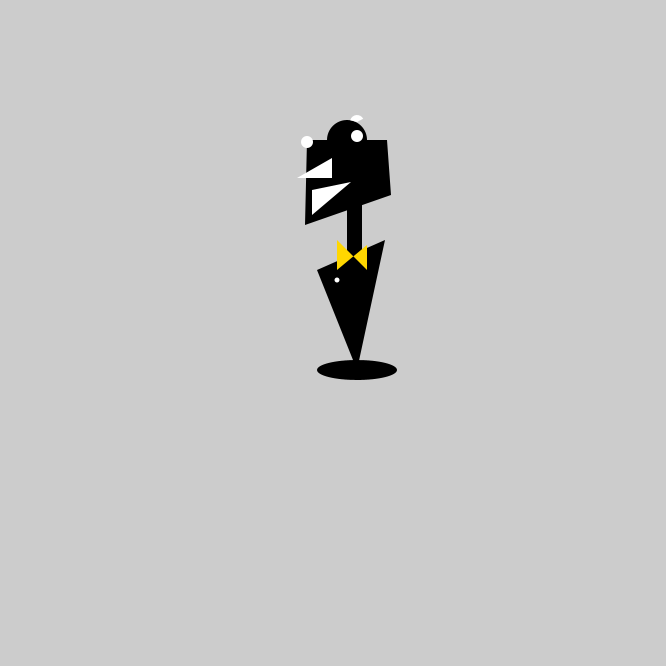
Frame 1 (no input)
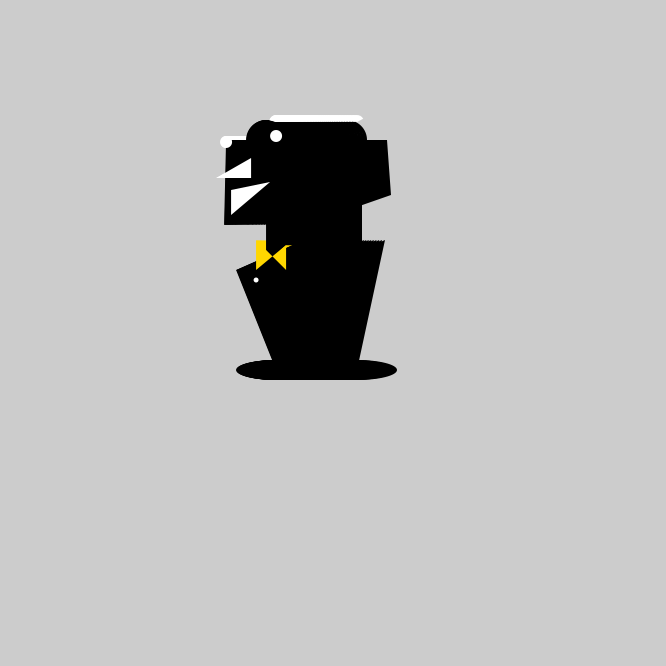
Frame 60 (the mouse pressed at the canvas centre just before this capture)
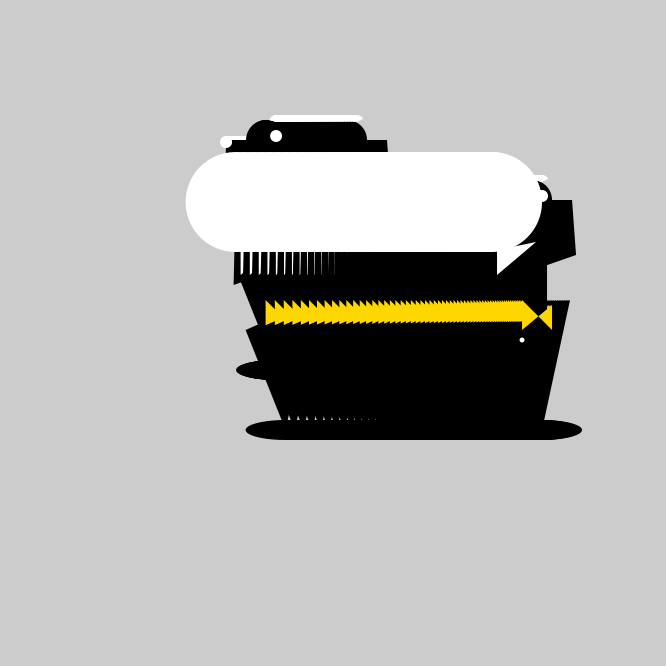
Frame 120 (the mouse held since frame 60 and released just before this capture)

The Processing sketch that drew these frames (run headless with seeded random() and noise(); from frame 60 on, the mouse is pressed at the canvas centre):

// Processing sketch: processing_57058
// ── processing_57058.pde

//robot v 1.5
//Week 2
//Chere De Koh

float x=100; 
   float y=100;
   float easing= 0.03; 
   int radius = 12; //eye radius
 
  void setup(){ 
  size(666, 666);
  smooth();
   }
   
   
    void draw(){ 
    int targetX=mouseX; 
   x+= (targetX-x)*easing; 
 int targetY=mouseY; 
   y+= (targetY-y)*easing; 
    if (mousePressed){ 
      radius=100;
      y=120; 
   } else{ 
     radius=12;
     y=60; 
} 


//Neck
noStroke();
fill(#000000);
rect(x+250,y+120,15,110);


//Head
fill(#000000);
smooth();
ellipse(x+250,y+80,40,40);
quad(x+210,y+80,x+290,y+80,x+294,y+135,x+208,y+165);

//base
fill(#000000);
ellipse(x+260,y+310,80,20); 
//HELPwanna tilt this 5.81

//torso
fill(#000000);
triangle(x+220,y+210,x+260,y+310,x+288,y+180);

//facial features!!

//eyes
fill(#FFFFFF);
ellipse(x+210,y+82,radius,radius);

fill(#FFFFFF);
ellipse(x+260,y+76,12,12);

//nose
fill(#FFFFFF);
triangle(x+235,y+98,x+235,y+118,x+200,y+118);

//mouth smile
fill(#FFFFFF);
triangle(x+215, y+130, x+215, y+155, x+254, y+122);

//bowtie
fill(#FFD700);
quad(x+240,y+180,x+240,y+210,x+270,y+185,x+270,y+210);

//buttons
fill(#FFFFFF);
ellipse(x+240, y+220, 5, 5);

//eyebrow
fill(#FFFFFF);
strokeWeight(5);
strokeJoin(ROUND);
arc(x+260, y+62, 14,14, 3.4, 5.8);
    }
